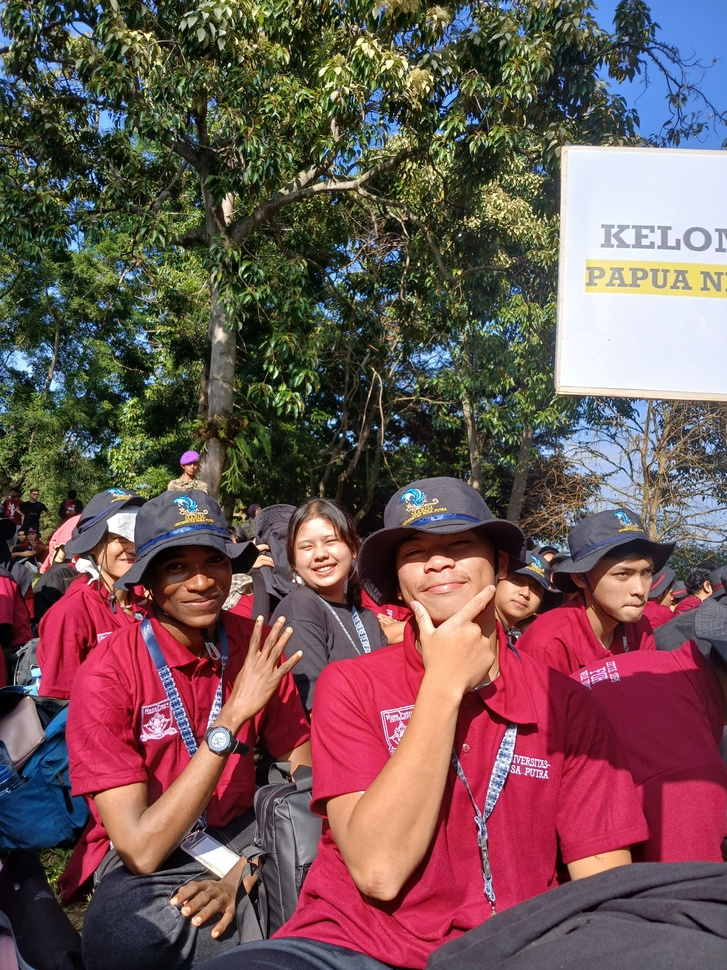
#> input picture foto.jpg, 727 x 970 px, shrunk from 1920 x 2560 before the run
$ python horizontal.py
#> lines starting #> are read from the running program, lines starting #| are printed output that depends on the picture
import cv2
import matplotlib.pyplot as plt

# membaca gambar
img = cv2.imread("foto.jpg")
#> img is the input picture: shape (970, 727, 3); mean B, G, R 84.5, 85.4, 111.5

if img is None:
    print("Gambar tidak ditemukan!")
    exit()

img = cv2.cvtColor(img, cv2.COLOR_BGR2RGB)

# horizontal flip (membalik kiri ke kanan)
horizontal = cv2.flip(img, 1)
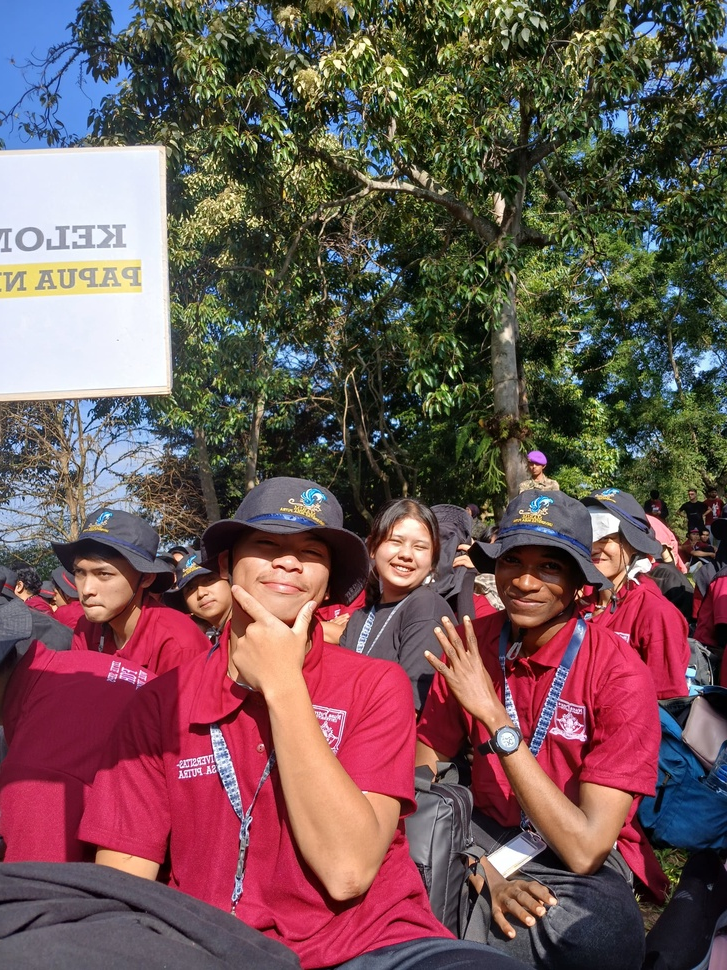
#> horizontal: shape (970, 727, 3); mean R, G, B 111.5, 85.4, 84.5

# vertical flip (membalik atas ke bawah)
vertical = cv2.flip(img, 0)
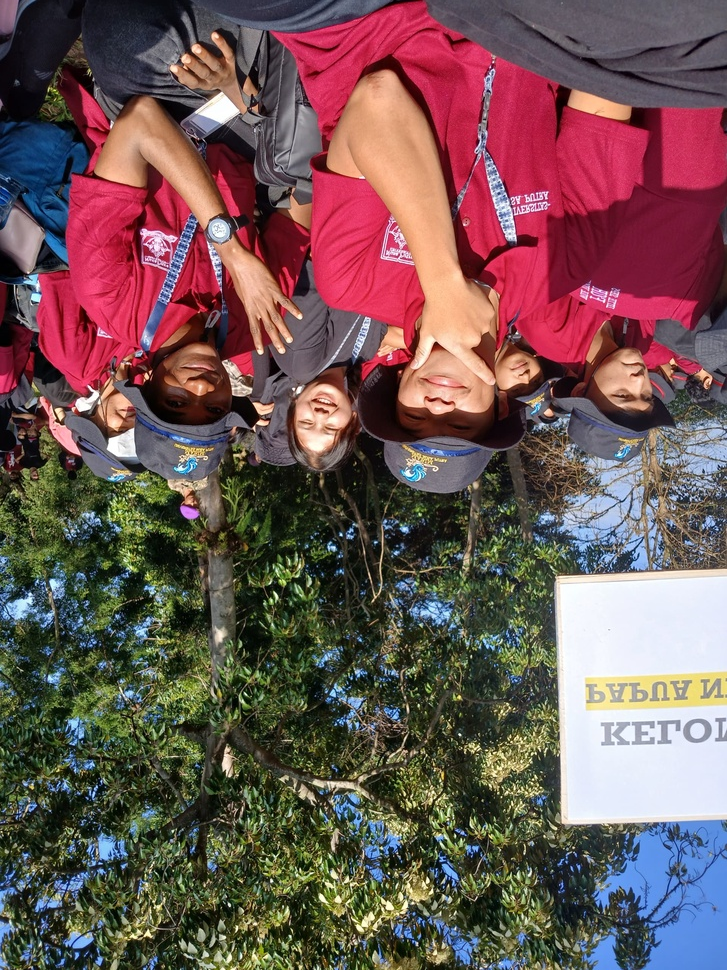
#> vertical: shape (970, 727, 3); mean R, G, B 111.5, 85.4, 84.5

# menampilkan hasil
plt.figure(figsize=(15, 5))

plt.subplot(1, 3, 1)
plt.imshow(img)
plt.title("Citra Asli")
plt.axis("off")

plt.subplot(1, 3, 2)
plt.imshow(horizontal)
plt.title("Hosrizontal Flip")
plt.axis("off")

plt.subplot(1, 3, 3)
plt.imshow(vertical)
plt.title("Vertical Flip")
plt.axis("off")

plt.tight_layout()
plt.show()
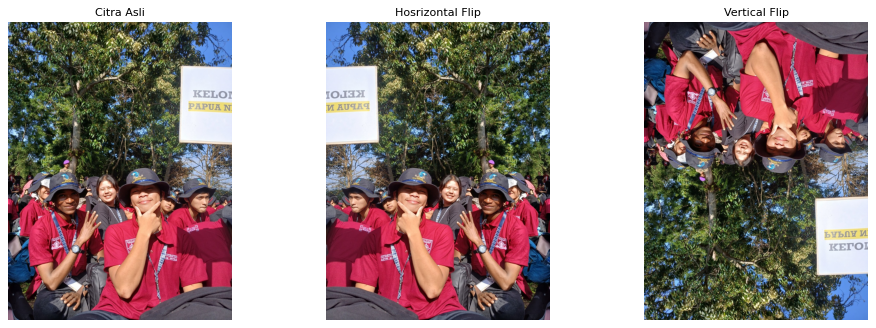
#> figure drawn by matplotlib, 3 panels
